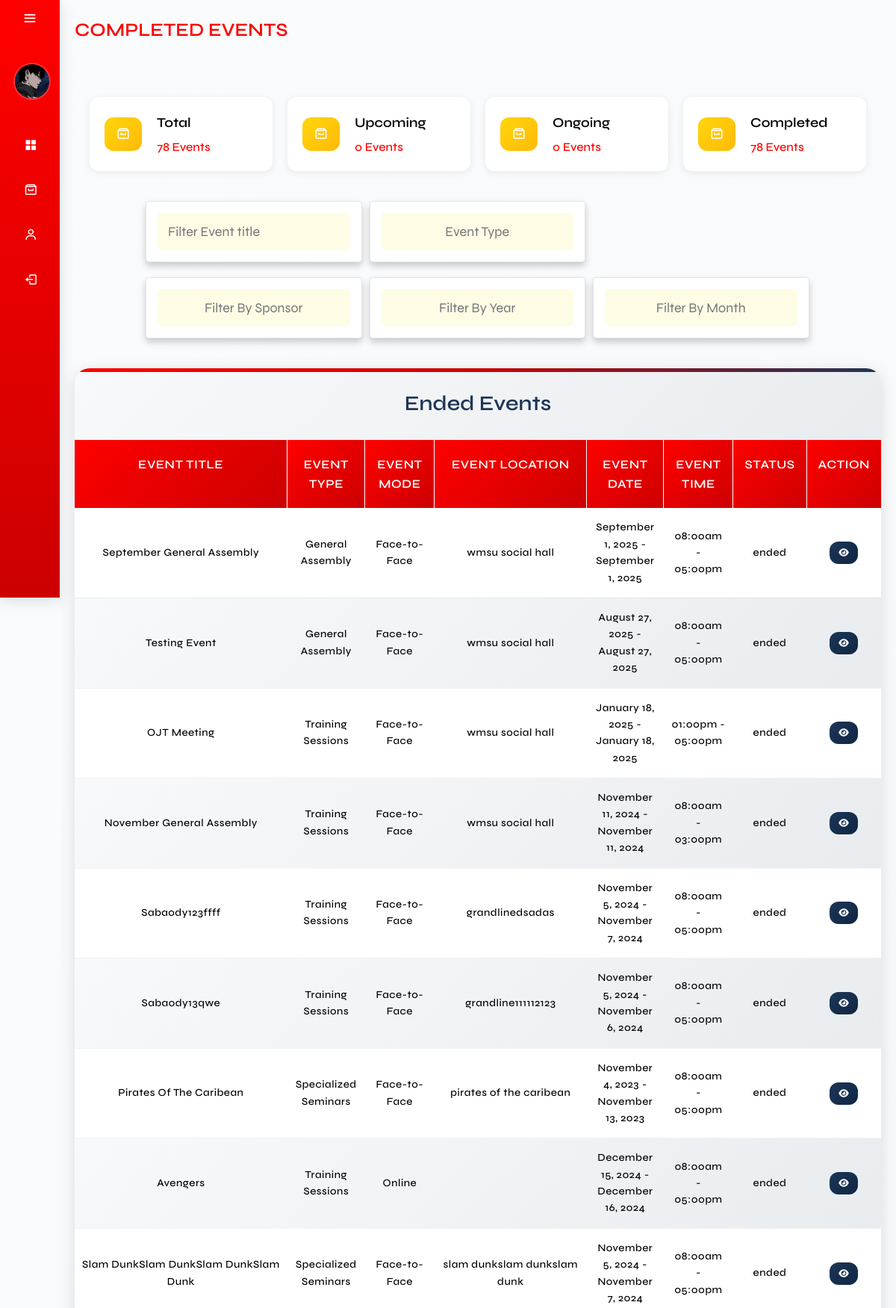
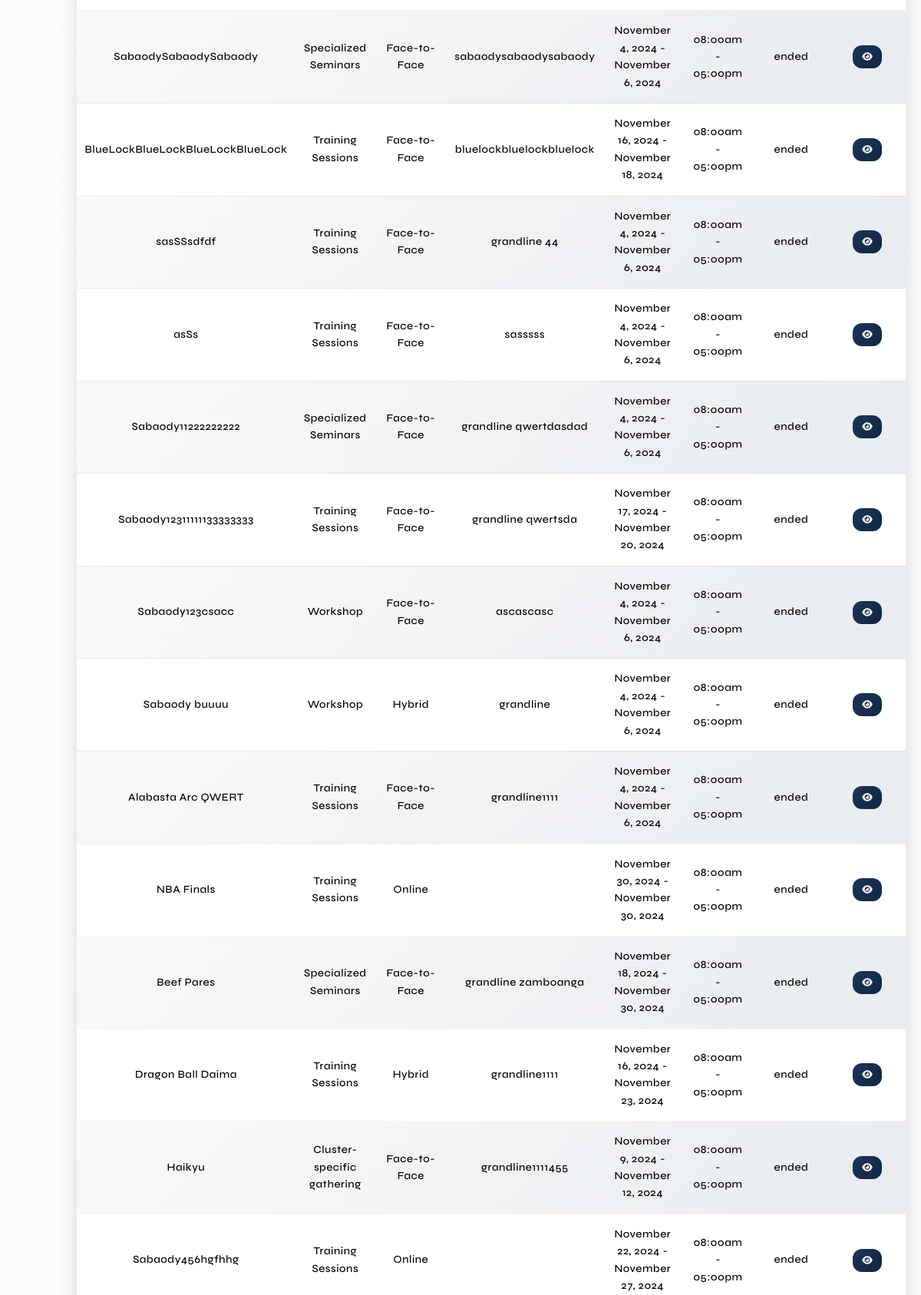
Screenshot of /admin/ended_events.php (signed in, upper part) with the database file from the repository (2 pictures, top to bottom).
### tables this page shows
CREATE TABLE `events` (
  `event_id` int(11) NOT NULL,
  `event_title` varchar(255) NOT NULL,
  `event_description` text DEFAULT NULL,
  `event_type` varchar(50) NOT NULL,
  `event_mode` varchar(50) NOT NULL,
  `event_photo_path` varchar(255) DEFAULT NULL,
  `location` varchar(255) NOT NULL,
  `date_start` date NOT NULL,
  `date_end` date NOT NULL,
  `time_start` time NOT NULL,
  `time_end` time NOT NULL,
  `date_created` timestamp NOT NULL DEFAULT current_timestamp(),
  `event_link` text DEFAULT NULL,
  `cancelReason` text NOT NULL,
  `event_cancel` varchar(255) NOT NULL,
  `participant_limit` int(11) NOT NULL,
  `audience_type` varchar(100) NOT NULL
);

### function/F.getEventHistoryTblcompleted.php (the view, shortened to what this page needs)
<?php
require_once('../db.connection/connection.php');
$sponsorFilter = isset($_POST['sponsorEventId']) && $_POST['sponsorEventId'] != "All Sponsors"
    ? $_POST['sponsorEventId']
    : null;
if ($sponsorFilter) {
    $sql = "SELECT E.* FROM Events E
                JOIN sponsor S ON E.event_id = S.event_id
                WHERE NOW() > CONCAT(E.date_end, ' ', E.time_end)
                AND S.sponsor_Name = ?
                ORDER BY E.date_created DESC";
    $stmt = $conn->prepare($sql);
    $stmt->bind_param("s", $sponsorFilter);
    $stmt->execute();
    $result = $stmt->get_result();
} else {
    $sql = "SELECT * FROM Events WHERE NOW() > CONCAT(date_end, ' ', time_end) ORDER BY date_created DESC";
    $result = mysqli_query($conn, $sql);
}
while ($row = mysqli_fetch_assoc($result)) {
    if (empty($row['event_cancel'])) {
        $eventTitle = $row['event_title'];
        $eventLocation = $row['location'];
        $eventDateStart = date('F j, Y', strtotime($row['date_start']));
        $eventDateEnd = date('F j, Y', strtotime($row['date_end']));
        $eventTimeStart = date('h:ia', strtotime($row['time_start']));
        $eventTimeEnd = date('h:ia', strtotime($row['time_end']));
        $eventMode = $row['event_mode'];
        $eventType = $row['event_type'];
        $eventTimeZone = new DateTimeZone('Asia/Manila');
        $currentDateTime = new DateTime('now', $eventTimeZone);
        $eventEndDateTime = new DateTime($row['date_end'] . ' ' . $row['time_end'], $eventTimeZone);
        $eventStatus = ($currentDateTime > $eventEndDateTime) ? 'ended' : '';
        if ($eventStatus === 'ended') {
            echo '<tr data-start-date="' . $row['date_start'] . '" data-end-date="' . $row['date_end'] . '">';
            ?>
            <td data-label="Event Title"><?php echo $eventTitle; ?></td>
            <td data-label="Event Type"><?php echo $eventType; ?></td>
            <td data-label="Event Mode"><?php echo $eventMode; ?></td>
            <td data-label="Event Location"><?php echo $eventLocation; ?></td>
            <td data-label="Event Date"><?php echo "$eventDateStart - $eventDateEnd"; ?></td>
            <td data-label="Event Time"><?php echo "$eventTimeStart - $eventTimeEnd"; ?></td>
            <td data-label="Status"><?php echo $eventStatus; ?></td>
            <td data-label="View Event" class="pad">
                <a href="view_eventHistory.php?event_id=<?php echo $row['event_id']; ?>"><button class="btn_view"><i
                            class="fa-solid fa-eye"></i></button></a>
            </td>
            <?php
            echo '</tr>';
        }
    }
}
?>

### admin/ended_events.php (shortened to what this page needs)
<?php
require_once('../db.connection/connection.php');
$totalEventsQuery = "
    SELECT COUNT(*) AS totalEvents
    FROM events
    WHERE (event_cancel IS NULL OR event_cancel = '')
    AND (cancelReason IS NULL OR cancelReason = '')
";
$totalEventsResult = mysqli_query($conn, $totalEventsQuery);
$totalEvents = mysqli_fetch_assoc($totalEventsResult)['totalEvents'];
$totalUpcomingQuery = "SELECT COUNT(*) AS totalUpcoming FROM Events WHERE (NOW() < CONCAT(date_start, ' ', time_start)) AND (event_cancel IS NULL OR event_cancel = '')";
$totalUpcomingResult = mysqli_query($conn, $totalUpcomingQuery);
$totalUpcoming = mysqli_fetch_assoc($totalUpcomingResult)['totalUpcoming'];
$totalOngoingQuery = "SELECT COUNT(*) AS totalOngoing FROM Events WHERE (NOW() BETWEEN CONCAT(date_start, ' ', time_start) AND CONCAT(date_end, ' ', time_end)) AND (event_cancel IS NULL OR event_cancel = '')";
$totalOngoingResult = mysqli_query($conn, $totalOngoingQuery);
$totalOngoing = mysqli_fetch_assoc($totalOngoingResult)['totalOngoing'];
$totalEndedQuery = "SELECT COUNT(*) AS totalEnded FROM Events WHERE (NOW() > CONCAT(date_end, ' ', time_end)) AND (event_cancel IS NULL OR event_cancel = '')";
$totalEndedResult = mysqli_query($conn, $totalEndedQuery);
$totalEnded = mysqli_fetch_assoc($totalEndedResult)['totalEnded'];
?>
<!DOCTYPE html>
<html lang="en">
<head>
    <link href='https://unpkg.com/boxicons@2.1.4/css/boxicons.min.css' rel='stylesheet'>
    <link rel="stylesheet" href="css/main.css">
</head>
<body>
    <div class="sidebar">
        <div class="top">
            <i class="bx bx-menu" id="btnn"></i>
        </div>
        <?php
        if (isset($_SESSION['AdminID'])) {
            $adminID = $_SESSION['AdminID'];
            $query = "SELECT FirstName, MI, LastName, Position, Image FROM admin WHERE AdminID = ?";
            $stmt = $conn->prepare($query);
            $stmt->bind_param("i", $adminID);
            $stmt->execute();
            $stmt->bind_result($FirstName, $MI, $LastName, $Position, $Image);
            ?>
            <div class="user">
                <?php if (!empty($Image)): ?>
                    <img src="../assets/img/profilePhoto/<?php echo htmlspecialchars($Image); ?>" alt="user" class="user-img">
                <?php else: ?>
                    <img src="../assets/img/profile.jpg" alt="default user" class="user-img">
                <?php endif; ?>
                <div>
                </div>
            </div>
            <?php
        } else {
            echo "User not logged in.";
        }
        ?>
        <ul>
            <li class="nav-sidebar">
                <a href="adminDashboard.php">
                    <i class="bx bxs-grid-alt"></i>
                </a>
            </li>
            <li class="events-side2 nav-sidebar">
                <a href="#" class="a-events">
                    <i class='bx bx-archive'></i>
                </a>
            </li>
            <li class="events-side nav-sidebar">
                <a href="#" class="a-events">
                    <i class='bx bx-user'></i>
                </a>
            </li>
            <li class="nav-sidebar">
                <a href="#" onclick="confirmLogout(event)">
                    <i class="bx bx-log-out"></i>
                </a>
            </li>
        </ul>
    </div>
    <div class="main-content">
        <div class="containerr">
            <h3 class="dashboard apply">COMPLETED EVENTS</h3>
            <section class="category">
                <div class="box-container">
                    <a href="total_events.php" class="box">
                        <i class='bx bx-archive'></i>
                        <div>
                            <h3>Total</h3>
                            <span><?php echo $totalEvents; ?> Events</span>
                        </div>
                    </a>
                    <a href="upcoming_events.php" class="box">
                        <i class='bx bx-archive'></i>
                        <div>
                            <h3>Upcoming</h3>
                            <span><?php echo $totalUpcoming; ?> Events</span>
                        </div>
                    </a>
                    <a href="ongoing_events.php" class="box">
                        <i class='bx bx-archive'></i>
                        <div>
                            <h3>Ongoing</h3>
                            <span><?php echo $totalOngoing; ?> Events</span>
                        </div>
                    </a>
                    <a href="#" class="box">
                        <i class='bx bx-archive'></i>
                        <div>
                            <h3>Completed</h3>
                            <span><?php echo $totalEnded; ?> Events</span>
                        </div>
                    </a>
                </div>
            </section>
            <section class="event-filter">
                <div class="flex2" style=" gap: 10px; margin-bottom:10px; margin-left:7.5rem">
                    <form action="" method="post" style="margin-bottom:1rem; height:10%">
                        <div class="flex">
                            <div class="box">
                                <input type="text" id="eventTitleInput" placeholder="Filter Event title" class="input">
                            </div>
                        </div>
                    </form>
                    <form action="" method="post" style="margin-bottom:1rem; height:10%">
                        <div class="dropdown-container">
                            <div class="dropdown">
                                <input type="text" readonly name="eventType" placeholder="event type" maxlength="20"
                                    class="output">
                            </div>
                        </div>
                    </form>
                </div>
                <div class="flex2" style="gap: 10px; margin-bottom:10px; margin-left:7.5rem">
                    <form id="sponsorFilterForm" action="" method="post" style="margin-bottom:1rem; height:10%;">
                        <div class="dropdown-container">
                            <div class="dropdown">
                                <input type="text" readonly name="sponsorDisplay" placeholder="Filter by Sponsor"
                                    maxlength="20" class="output">
                            </div>
                        </div>
                    </form>
                    <form action="" method="post" style="margin-bottom:1rem; height:10%">
                        <div class="dropdown-container">
                            <div class="dropdown">
                                <input type="text" readonly name="yearDisplay" id="yearDisplay"
                                    placeholder="Filter by Year" maxlength="20" class="output">
                            </div>
                        </div>
                    </form>
                    <form action="" method="post" style="margin-bottom:1rem; height:10%">
                        <div class="dropdown-container">
                            <div class="dropdown">
                                <input type="text" readonly name="monthDisplay" id="monthDisplay"
                                    placeholder="Filter by Month" maxlength="20" class="output">
                            </div>
                        </div>
                    </form>
                </div>
            </section>
            <div class="containerr">
                <div class="event-table">
                    <div class="tbl-container">
                        <h2>Ended Events</h2>
                        <table class="tbl">
                            <thead>
                                <tr>
                                    <th>Event Title</th>
                                    <th>Event Type</th>
                                    <th>Event Mode</th>
                                    <th>Event Location</th>
                                    <th>Event Date</th>
                                    <th>Event Time</th>
                                    <th>Status</th>
                                    <th colspan="3">Action</th>
                                </tr>
                            </thead>
                            <tbody>
                                <?php include('../function/F.getEventHistoryTblcompleted.php'); ?>
                            </tbody>
                        </table>
                    </div>
                </div>
            </div>
        </div>
</body>
</html>

### admin/ended_events.php (style rules this page uses)
.event-filter form .flex .box .input { width: 100%; border-radius: .5rem; color: var(--first-color-alt); margin: 0; background-color: var(--light-bg); font-size: 1.8rem; }
.flex2 { display: flex; }

### rows the page displays
events: event_title "September General Assembly", event_type "General Assembly", event_mode "Face-to-Face", location "wmsu social hall", date_start "September 1, 2025", date_end "September 1, 2025", time_start "08:00am", time_end "05:00pm", eventStatus "ended"
events: event_title "Testing Event", event_type "General Assembly", event_mode "Face-to-Face", location "wmsu social hall", date_start "August 27, 2025", date_end "August 27, 2025", time_start "08:00am", time_end "05:00pm", eventStatus "ended"
events: event_title "OJT Meeting", event_type "Training Sessions", event_mode "Face-to-Face", location "wmsu social hall", date_start "January 18, 2025", date_end "January 18, 2025", time_start "01:00pm", time_end "05:00pm", eventStatus "ended"
events: event_title "November General Assembly", event_type "Training Sessions", event_mode "Face-to-Face", location "wmsu social hall", date_start "November 11, 2024", date_end "November 11, 2024", time_start "08:00am", time_end "03:00pm", eventStatus "ended"
events: event_title "Sabaody123ffff", event_type "Training Sessions", event_mode "Face-to-Face", location "grandlinedsadas", date_start "November 5, 2024", date_end "November 7, 2024", time_start "08:00am", time_end "05:00pm", eventStatus "ended"
events: event_title "Sabaody13qwe", event_type "Training Sessions", event_mode "Face-to-Face", location "grandline111112123", date_start "November 5, 2024", date_end "November 6, 2024", time_start "08:00am", time_end "05:00pm", eventStatus "ended"
events: event_title "Pirates Of The Caribean", event_type "Specialized Seminars", event_mode "Face-to-Face", location "pirates of the caribean", date_start "November 4, 2023", date_end "November 13, 2023", time_start "08:00am", time_end "05:00pm", eventStatus "ended"
events: event_title "Avengers", event_type "Training Sessions", event_mode "Online", date_start "December 15, 2024", date_end "December 16, 2024", time_start "08:00am", time_end "05:00pm", eventStatus "ended"
events: event_title "Slam DunkSlam DunkSlam DunkSlam Dunk", event_type "Specialized Seminars", event_mode "Face-to-Face", location "slam dunkslam dunkslam dunk", date_start "November 5, 2024", date_end "November 7, 2024", time_start "08:00am", time_end "05:00pm", eventStatus "ended"
events: event_title "SabaodySabaodySabaody", event_type "Specialized Seminars", event_mode "Face-to-Face", location "sabaodysabaodysabaody", date_start "November 4, 2024", date_end "November 6, 2024", time_start "08:00am", time_end "05:00pm", eventStatus "ended"
events: event_title "BlueLockBlueLockBlueLockBlueLock", event_type "Training Sessions", event_mode "Face-to-Face", location "bluelockbluelockbluelock", date_start "November 16, 2024", date_end "November 18, 2024", time_start "08:00am", time_end "05:00pm", eventStatus "ended"
events: event_title "sasSSsdfdf", event_type "Training Sessions", event_mode "Face-to-Face", location "grandline 44", date_start "November 4, 2024", date_end "November 6, 2024", time_start "08:00am", time_end "05:00pm", eventStatus "ended"
events: event_title "asSs", event_type "Training Sessions", event_mode "Face-to-Face", location "sasssss", date_start "November 4, 2024", date_end "November 6, 2024", time_start "08:00am", time_end "05:00pm", eventStatus "ended"
events: event_title "Sabaody11222222222", event_type "Specialized Seminars", event_mode "Face-to-Face", location "grandline qwertdasdad", date_start "November 4, 2024", date_end "November 6, 2024", time_start "08:00am", time_end "05:00pm", eventStatus "ended"
events: event_title "Sabaody12311111133333333", event_type "Training Sessions", event_mode "Face-to-Face", location "grandline qwertsda", date_start "November 17, 2024", date_end "November 20, 2024", time_start "08:00am", time_end "05:00pm", eventStatus "ended"
events: event_title "Sabaody123csacc", event_type "Workshop", event_mode "Face-to-Face", location "ascascasc", date_start "November 4, 2024", date_end "November 6, 2024", time_start "08:00am", time_end "05:00pm", eventStatus "ended"
events: event_title "Sabaody buuuu", event_type "Workshop", event_mode "Hybrid", location "grandline", date_start "November 4, 2024", date_end "November 6, 2024", time_start "08:00am", time_end "05:00pm", eventStatus "ended"
events: event_title "Alabasta Arc QWERT", event_type "Training Sessions", event_mode "Face-to-Face", location "grandline1111", date_start "November 4, 2024", date_end "November 6, 2024", time_start "08:00am", time_end "05:00pm", eventStatus "ended"
events: event_title "NBA Finals", event_type "Training Sessions", event_mode "Online", date_start "November 30, 2024", date_end "November 30, 2024", time_start "08:00am", time_end "05:00pm", eventStatus "ended"
events: event_title "Beef Pares", event_type "Specialized Seminars", event_mode "Face-to-Face", location "grandline zamboanga", date_start "November 18, 2024", date_end "November 30, 2024", time_start "08:00am", time_end "05:00pm", eventStatus "ended"
events: event_title "Dragon Ball Daima", event_type "Training Sessions", event_mode "Hybrid", location "grandline1111", date_start "November 16, 2024", date_end "November 23, 2024", time_start "08:00am", time_end "05:00pm", eventStatus "ended"
events: event_title "Haikyu", event_type "Cluster-specific gathering", event_mode "Face-to-Face", location "grandline1111455", date_start "November 9, 2024", date_end "November 12, 2024", time_start "08:00am", time_end "05:00pm", eventStatus "ended"
events: event_title "Sabaody456hgfhhg", event_type "Training Sessions", event_mode "Online", date_start "November 22, 2024", date_end "November 27, 2024", time_start "08:00am", time_end "05:00pm", eventStatus "ended"

### other values shown
$totalEvents "78"
$totalUpcoming "0"
$totalOngoing "0"
$totalEnded "78"
